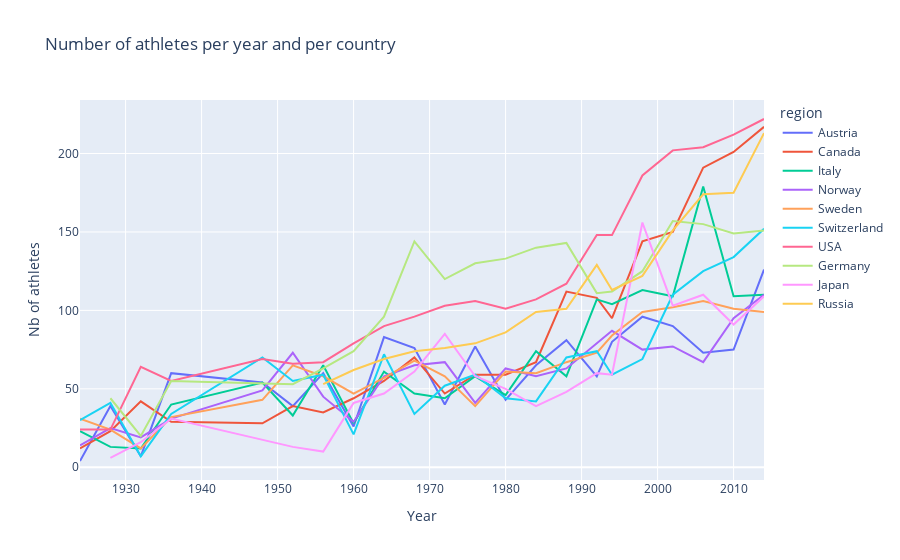

Write notebook code for a chart like this one.
### Code cell
# we create a filter to keep only the top 10 countries in winter games for example
fig = px.line(athletes_per_country_winter[athletes_per_country_winter['region'].isin(top_10_countries_winter.index)], x="Year", y="Nb of athletes", color="region", title="Number of athletes per year and per country")
fig.show()

### Figure 1 — Plotly figure (JSON) as saved in the notebook; plotly's stock layout.template omitted (floating-point values rounded to 4 significant figures)
{"data": [{"hovertemplate": "region=Austria<br>Year=%{x}<br>Nb of athletes=%{y}<extra></extra>", "legendgroup": "Austria", "line": {"color": "#636efa", "dash": "solid"}, "marker": {"symbol": "circle"}, "mode": "lines", "name": "Austria", "orientation": "v", "showlegend": true, "type": "scatter", "x": [1924, 1928, 1932, 1936, 1948, 1952, 1956, 1960, 1964, 1968, 1972, 1976, 1980, 1984, 1988, 1992, 1994, 1998, 2002, 2006, 2010, 2014], "xaxis": "x", "y": [4, 39, 7, 60, 54, 39, 60, 26, 83, 76, 40, 77, 43, 65, 81, 58, 80, 96, 90, 73, 75, 126], "yaxis": "y"}, {"hovertemplate": "region=Canada<br>Year=%{x}<br>Nb of athletes=%{y}<extra></extra>", "legendgroup": "Canada", "line": {"color": "#EF553B", "dash": "solid"}, "marker": {"symbol": "circle"}, "mode": "lines", "name": "Canada", "orientation": "v", "showlegend": true, "type": "scatter", "x": [1924, 1928, 1932, 1936, 1948, 1952, 1956, 1960, 1964, 1968, 1972, 1976, 1980, 1984, 1988, 1992, 1994, 1998, 2002, 2006, 2010, 2014], "xaxis": "x", "y": [12, 23, 42, 29, 28, 39, 35, 44, 55, 70, 47, 59, 59, 67, 112, 108, 95, 144, 150, 191, 201, 217], "yaxis": "y"}, {"hovertemplate": "region=Italy<br>Year=%{x}<br>Nb of athletes=%{y}<extra></extra>", "legendgroup": "Italy", "line": {"color": "#00cc96", "dash": "solid"}, "marker": {"symbol": "circle"}, "mode": "lines", "name": "Italy", "orientation": "v", "showlegend": true, "type": "scatter", "x": [1924, 1928, 1932, 1936, 1948, 1952, 1956, 1960, 1964, 1968, 1972, 1976, 1980, 1984, 1988, 1992, 1994, 1998, 2002, 2006, 2010, 2014], "xaxis": "x", "y": [23, 13, 12, 40, 54, 33, 65, 28, 61, 47, 44, 58, 46, 74, 58, 107, 104, 113, 109, 179, 109, 110], "yaxis": "y"}, {"hovertemplate": "region=Norway<br>Year=%{x}<br>Nb of athletes=%{y}<extra></extra>", "legendgroup": "Norway", "line": {"color": "#ab63fa", "dash": "solid"}, "marker": {"symbol": "circle"}, "mode": "lines", "name": "Norway", "orientation": "v", "showlegend": true, "type": "scatter", "x": [1924, 1928, 1932, 1936, 1948, 1952, 1956, 1960, 1964, 1968, 1972, 1976, 1980, 1984, 1988, 1992, 1994, 1998, 2002, 2006, 2010, 2014], "xaxis": "x", "y": [14, 25, 19, 31, 49, 73, 45, 29, 58, 65, 67, 41, 63, 58, 63, 79, 87, 75, 77, 67, 95, 110], "yaxis": "y"}, {"hovertemplate": "region=Sweden<br>Year=%{x}<br>Nb of athletes=%{y}<extra></extra>", "legendgroup": "Sweden", "line": {"color": "#FFA15A", "dash": "solid"}, "marker": {"symbol": "circle"}, "mode": "lines", "name": "Sweden", "orientation": "v", "showlegend": true, "type": "scatter", "x": [1924, 1928, 1932, 1936, 1948, 1952, 1956, 1960, 1964, 1968, 1972, 1976, 1980, 1984, 1988, 1992, 1994, 1998, 2002, 2006, 2010, 2014], "xaxis": "x", "y": [31, 24, 12, 32, 43, 65, 58, 47, 57, 68, 58, 39, 61, 60, 67, 73, 84, 99, 102, 106, 101, 99], "yaxis": "y"}, {"hovertemplate": "region=Switzerland<br>Year=%{x}<br>Nb of athletes=%{y}<extra></extra>", "legendgroup": "Switzerland", "line": {"color": "#19d3f3", "dash": "solid"}, "marker": {"symbol": "circle"}, "mode": "lines", "name": "Switzerland", "orientation": "v", "showlegend": true, "type": "scatter", "x": [1924, 1928, 1932, 1936, 1948, 1952, 1956, 1960, 1964, 1968, 1972, 1976, 1980, 1984, 1988, 1992, 1994, 1998, 2002, 2006, 2010, 2014], "xaxis": "x", "y": [30, 41, 7, 34, 70, 55, 59, 21, 72, 34, 52, 59, 44, 42, 70, 74, 59, 69, 110, 125, 134, 152], "yaxis": "y"}, {"hovertemplate": "region=USA<br>Year=%{x}<br>Nb of athletes=%{y}<extra></extra>", "legendgroup": "USA", "line": {"color": "#FF6692", "dash": "solid"}, "marker": {"symbol": "circle"}, "mode": "lines", "name": "USA", "orientation": "v", "showlegend": true, "type": "scatter", "x": [1924, 1928, 1932, 1936, 1948, 1952, 1956, 1960, 1964, 1968, 1972, 1976, 1980, 1984, 1988, 1992, 1994, 1998, 2002, 2006, 2010, 2014], "xaxis": "x", "y": [24, 24, 64, 55, 69, 66, 67, 79, 90, 96, 103, 106, 101, 107, 117, 148, 148, 186, 202, 204, 212, 222], "yaxis": "y"}, {"hovertemplate": "region=Germany<br>Year=%{x}<br>Nb of athletes=%{y}<extra></extra>", "legendgroup": "Germany", "line": {"color": "#B6E880", "dash": "solid"}, "marker": {"symbol": "circle"}, "mode": "lines", "name": "Germany", "orientation": "v", "showlegend": true, "type": "scatter", "x": [1928, 1932, 1936, 1952, 1956, 1960, 1964, 1968, 1972, 1976, 1980, 1984, 1988, 1992, 1994, 1998, 2002, 2006, 2010, 2014], "xaxis": "x", "y": [44, 20, 55, 53, 63, 74, 96, 144, 120, 130, 133, 140, 143, 111, 112, 125, 157, 155, 149, 151], "yaxis": "y"}, {"hovertemplate": "region=Japan<br>Year=%{x}<br>Nb of athletes=%{y}<extra></extra>", "legendgroup": "Japan", "line": {"color": "#FF97FF", "dash": "solid"}, "marker": {"symbol": "circle"}, "mode": "lines", "name": "Japan", "orientation": "v", "showlegend": true, "type": "scatter", "x": [1928, 1932, 1936, 1952, 1956, 1960, 1964, 1968, 1972, 1976, 1980, 1984, 1988, 1992, 1994, 1998, 2002, 2006, 2010, 2014], "xaxis": "x", "y": [6, 16, 31, 13, 10, 41, 47, 61, 85, 58, 50, 39, 48, 60, 59, 156, 103, 110, 91, 109], "yaxis": "y"}, {"hovertemplate": "region=Russia<br>Year=%{x}<br>Nb of athletes=%{y}<extra></extra>", "legendgroup": "Russia", "line": {"color": "#FECB52", "dash": "solid"}, "marker": {"symbol": "circle"}, "mode": "lines", "name": "Russia", "orientation": "v", "showlegend": true, "type": "scatter", "x": [1956, 1960, 1964, 1968, 1972, 1976, 1980, 1984, 1988, 1992, 1994, 1998, 2002, 2006, 2010, 2014], "xaxis": "x", "y": [53, 62, 69, 74, 76, 79, 86, 99, 101, 129, 113, 122, 151, 174, 175, 213], "yaxis": "y"}], "layout": {"legend": {"title": {"text": "region"}, "tracegroupgap": 0}, "title": {"text": "Number of athletes per year and per country"}, "xaxis": {"anchor": "y", "domain": [0, 1], "title": {"text": "Year"}}, "yaxis": {"anchor": "x", "domain": [0, 1], "title": {"text": "Nb of athletes"}}}}
